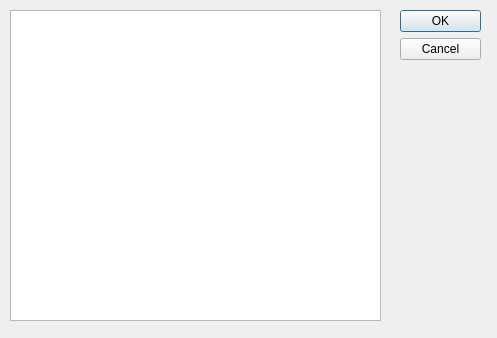
<?xml version="1.0" encoding="UTF-8"?>
<ui version="4.0">
 <class>installedPackageDlg</class>
 <widget class="QDialog" name="installedPackageDlg">
  <property name="geometry">
   <rect>
    <x>0</x>
    <y>0</y>
    <width>497</width>
    <height>338</height>
   </rect>
  </property>
  <property name="windowTitle">
   <string>Dialog</string>
  </property>
  <widget class="QDialogButtonBox" name="buttonBox">
   <property name="geometry">
    <rect>
     <x>400</x>
     <y>10</y>
     <width>81</width>
     <height>241</height>
    </rect>
   </property>
   <property name="orientation">
    <enum>Qt::Vertical</enum>
   </property>
   <property name="standardButtons">
    <set>QDialogButtonBox::Cancel|QDialogButtonBox::Ok</set>
   </property>
  </widget>
  <widget class="QListView" name="listView">
   <property name="geometry">
    <rect>
     <x>10</x>
     <y>10</y>
     <width>371</width>
     <height>311</height>
    </rect>
   </property>
  </widget>
 </widget>
 <resources/>
 <connections>
  <connection>
   <sender>buttonBox</sender>
   <signal>accepted()</signal>
   <receiver>installedPackageDlg</receiver>
   <slot>accept()</slot>
   <hints>
    <hint type="sourcelabel">
     <x>248</x>
     <y>254</y>
    </hint>
    <hint type="destinationlabel">
     <x>157</x>
     <y>274</y>
    </hint>
   </hints>
  </connection>
  <connection>
   <sender>buttonBox</sender>
   <signal>rejected()</signal>
   <receiver>installedPackageDlg</receiver>
   <slot>reject()</slot>
   <hints>
    <hint type="sourcelabel">
     <x>316</x>
     <y>260</y>
    </hint>
    <hint type="destinationlabel">
     <x>286</x>
     <y>274</y>
    </hint>
   </hints>
  </connection>
 </connections>
</ui>
